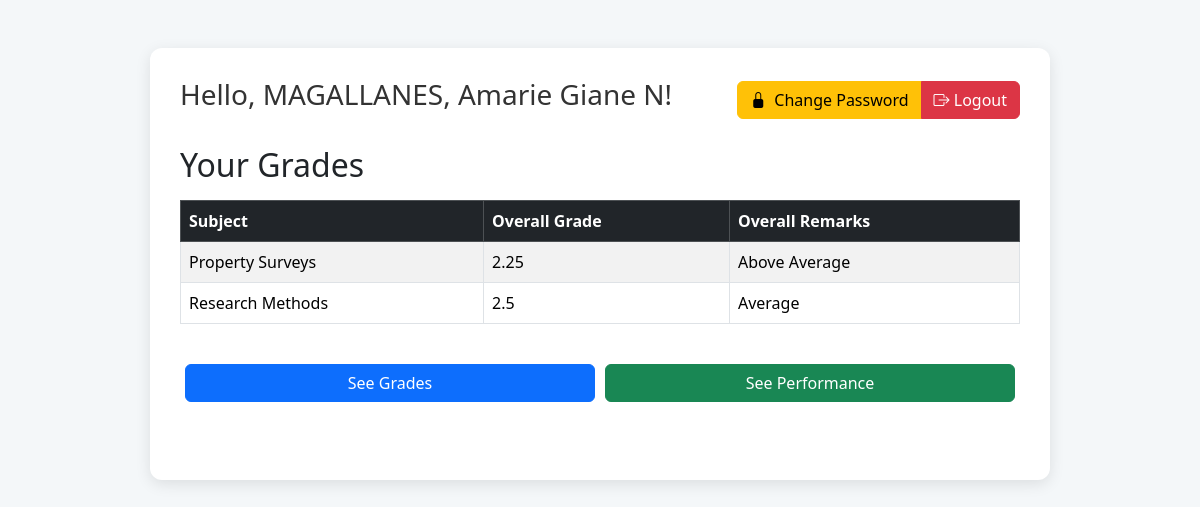
Page /dashboard/student (signed in) on the earlier database version.
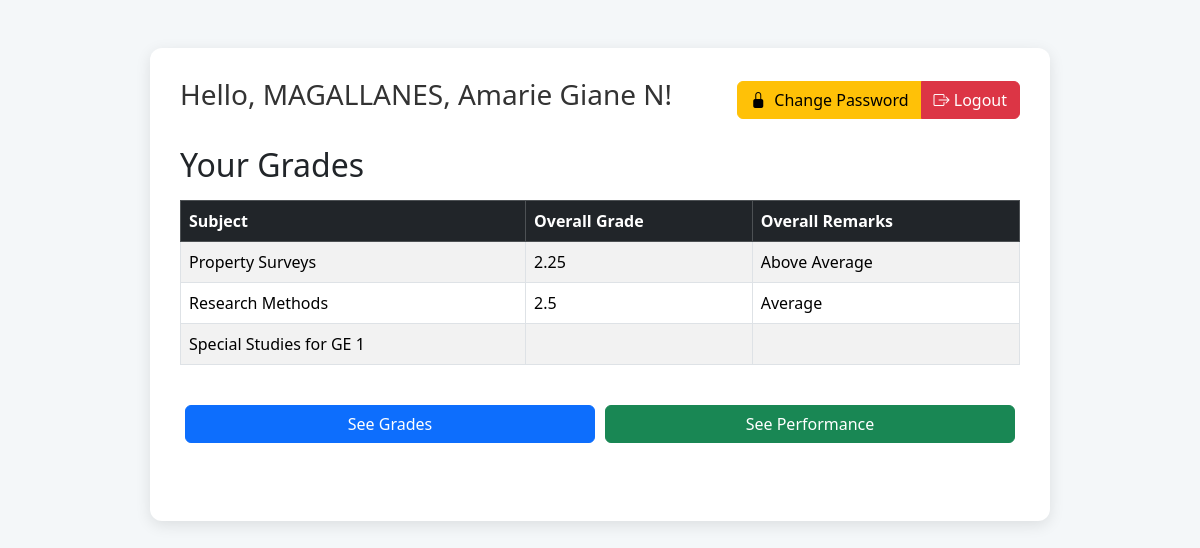
Same page on the later database version.
### app.py (models this page shows)
class Student(db.Model):
    __tablename__ = 'student'
    student_id = db.Column(db.String(100), primary_key=True)
    subject = db.Column(db.String(100), primary_key=True)
    name = db.Column(db.String(150), nullable=False)
    quiz1 = db.Column(db.String(10), default='0')
    quiz2 = db.Column(db.String(10), default='0')
    quiz3 = db.Column(db.String(10), default='0')
    quiz4 = db.Column(db.String(10), default='0')
    quiz5 = db.Column(db.String(10), default='0')
    quiz6 = db.Column(db.String(10), default='0')
    quiz7 = db.Column(db.String(10), default='0')
    quiz8 = db.Column(db.String(10), default='0')
    midterm_exam = db.Column(db.String(10), default='0')
    finals_exam = db.Column(db.String(10), default='0')
    midterm_grade = db.Column(db.String(10), default='0')
    finals_grade = db.Column(db.String(10), default='0')
    midterm_remarks = db.Column(db.String(50))
    finals_remarks = db.Column(db.String(50))
    overall_grade = db.Column(db.String(10), default='0')
    overall_remarks = db.Column(db.String(50))
    __table_args__ = (
        db.UniqueConstraint('student_id', 'subject', name='uix_student_subject'),
    )

### app.py (the view)
@app.route('/dashboard/student')
@login_required(role=['Student', 'Admin', 'Instructor'])
def dashboard_student():
    username = session.get('username')
    role = session.get('role')
    if role == 'Student':
        students = Student.query.filter_by(student_id=username).all()
        if not students:
            flash("Student record not found.", "danger")
            return redirect(url_for('login'))
        student_name = students[0].name
    else:
        students = Student.query.all()
        student_name = None
    return render_template(
        'dashboard_student.html',
        students=students,
        student_name=student_name,
        role=role,
        getattr=getattr  # Pass getattr to Jinja2 for dynamic quiz fields
    )

### app.py (called while the page is built)
def login_required(role=None):
    def decorator(f):
        @wraps(f)
        def decorated_function(*args, **kwargs):
            if 'user_id' not in session:
                flash("Please log in first.", "danger")
                return redirect(url_for('login'))
            if role and session.get('role') not in (role if isinstance(role, list) else [role]):
                flash("Access denied.", "danger")
                return redirect(url_for('login'))
            return f(*args, **kwargs)
        return decorated_function
    return decorator

### templates/dashboard_student.html (shortened to what this page needs)
<!DOCTYPE html>
<html lang="en">
<head>
  <link href="https://cdn.jsdelivr.net/npm/bootstrap@5.3.3/dist/css/bootstrap.min.css" rel="stylesheet">
  <link href="https://cdn.jsdelivr.net/npm/bootstrap-icons@1.11.3/font/bootstrap-icons.css" rel="stylesheet">
  <link rel="stylesheet" href="{{ url_for('static', filename='css/student.css') }}">
</head>
<body>
  <div class="container mt-5">
    <div class="d-flex justify-content-between align-items-center mb-4">
      {% if student_name %}
        <h1 class="welcome">Hello, {{ student_name }}!</h1>
      {% else %}
        <h1 class="welcome">Dashboard</h1>
      {% endif %}
      <div class="btn-group">
        <a href="{{ url_for('change_password') }}" class="btn btn-warning"><i class="bi bi-lock-fill me-2"></i>Change Password</a>
        <a href="{{ url_for('logout') }}" class="btn btn-danger"><i class="bi bi-box-arrow-right"></i> Logout</a>
      </div>
    </div>
    {% if students %}
    <h2 class="mb-3">Your Grades</h2>
    <div class="table-responsive">
      <table class="table table-bordered table-striped">
        <thead class="table-dark">
          <tr>
            <th>Subject</th>
             <th>Overall Grade</th>
             <th>Overall Remarks</th>
          </tr>
        </thead>
        <tbody>
          {% for s in students %}
          <tr>
            <td>{{ s.subject }}</td>
            <td>{{ s.overall_grade }}</td>
            <td>{{ s.overall_remarks }}</td>
          </tr>
          {% endfor %}
        </tbody>
      </table>
    </div>
    {% if role == 'Student' %}
      {% set student = students[0] %}
      <div class="d-flex bottom-btns justify-content-center mt-4 mb-5">
        <a href="{{ url_for('student_grades', student_id=student.student_id) }}" class="btn btn-primary">See Grades</a>
        <a href="{{ url_for('student_performance', student_id=student.student_id) }}" class="btn btn-success">See Performance</a>
      </div>
    {% endif %}
    {% else %}
    <p class="text-center text-muted">No records found.</p>
    {% endif %}
  </div>
</body>
</html>

Differences in the rows shown:
added Student: subject "Special Studies for GE 1"
